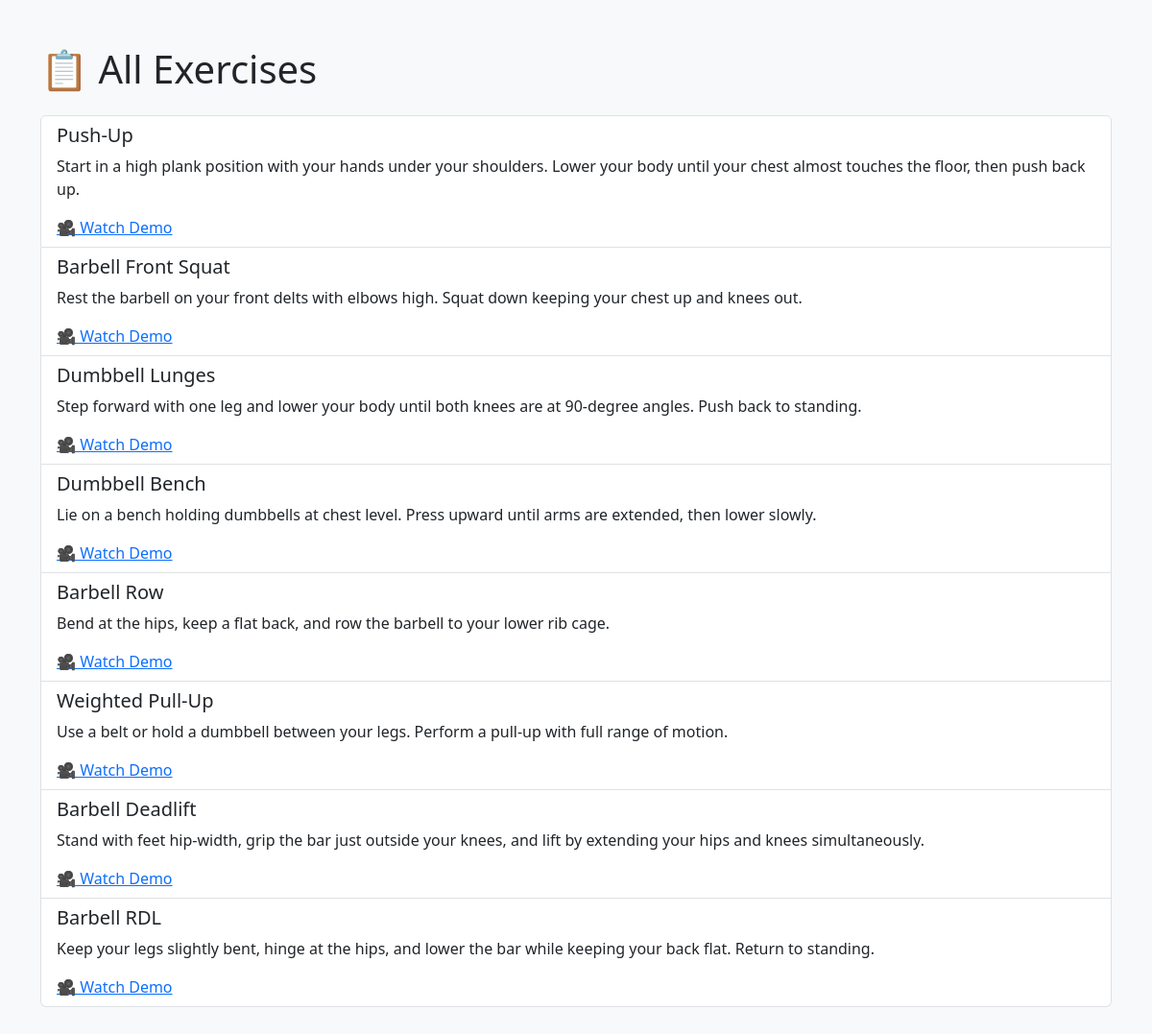
Screenshot of /exercises with the database file from the repository.
### models.py (models this page shows, shortened)
class Exercise(db.Model):
    __tablename__ = 'exercise'
    id = db.Column(db.Integer, primary_key=True)
    name = db.Column(db.String(100), nullable=False, unique=True)
    instructions = db.Column(db.Text, nullable=True)
    video_url = db.Column(db.String(255), nullable=True)
    primary_muscle = db.Column(db.String(100), nullable=False)
    secondary_muscles = db.Column(db.String(255), nullable=True)   # comma-separated
    stabilizers = db.Column(db.String(255), nullable=True)         # comma-separated

### app.py (the view)
@app.route("/exercises")
def view_exercises():
    exercises = Exercise.query.all()
    return render_template("exercises.html", exercises=exercises)

### templates/exercises.html (shortened to what this page needs)
<!DOCTYPE html>
<html>
<head>
    <link href="https://cdn.jsdelivr.net/npm/bootstrap@5.3.0/dist/css/bootstrap.min.css" rel="stylesheet">
</head>
<body class="bg-light">
    <div class="container py-5">
        <h1 class="mb-4">📋 All Exercises</h1>
        {% if exercises %}
            <ul class="list-group">
                {% for ex in exercises %}
                    <li class="list-group-item">
                        <h5>{{ ex.name }}</h5>
                        <p>{{ ex.instructions }}</p>
                        {% if ex.video_url %}
                            <a href="{{ ex.video_url }}" target="_blank">🎥 Watch Demo</a>
                        {% endif %}
                    </li>
                {% endfor %}
            </ul>
        {% else %}
            <p>No exercises found.</p>
        {% endif %}
    </div>
</body>
</html>

### rows the page displays
Exercise: name "Push-Up", instructions "Start in a high plank position with your hands under your shoulders. Lower your body until your chest almost touches the floor, then push back up."
Exercise: name "Barbell Front Squat", instructions "Rest the barbell on your front delts with elbows high. Squat down keeping your chest up and knees out."
Exercise: name "Dumbbell Lunges", instructions "Step forward with one leg and lower your body until both knees are at 90-degree angles. Push back to standing."
Exercise: name "Dumbbell Bench", instructions "Lie on a bench holding dumbbells at chest level. Press upward until arms are extended, then lower slowly."
Exercise: name "Barbell Row", instructions "Bend at the hips, keep a flat back, and row the barbell to your lower rib cage."
Exercise: name "Weighted Pull-Up", instructions "Use a belt or hold a dumbbell between your legs. Perform a pull-up with full range of motion."
Exercise: name "Barbell Deadlift", instructions "Stand with feet hip-width, grip the bar just outside your knees, and lift by extending your hips and knees simultaneously."
Exercise: name "Barbell RDL", instructions "Keep your legs slightly bent, hinge at the hips, and lower the bar while keeping your back flat. Return to standing."
